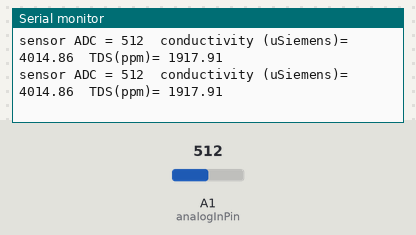
Simulated run of this sketch. Board: Arduino Uno, built with avr-gcc and run on an emulated ATmega328P. On the bench: the last lines printed to the serial monitor. The test bench sets the inputs (shaded band); at power-on: A1 (analogInPin) = 512.

Above: at 1.3 s.
1.4 s: A1 (analogInPin) set to 716
At 1.9 s:
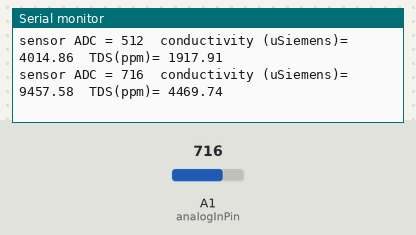
2.9 s: A1 (analogInPin) set to 900
At 3.5 s:
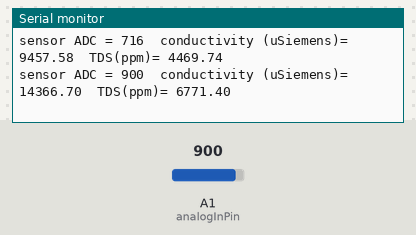
Timing chart, 0 to 5.9 s (numbered marks = the images above; inputs shaded):
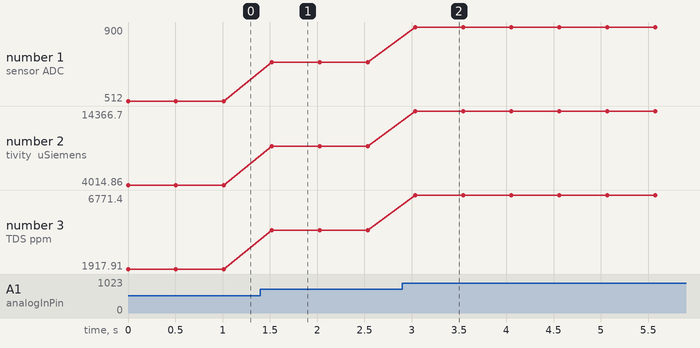

The sketch:

ecmeter.ino
```cpp
#define analogInPin  A1

int sensorValue;
float outputValueConductivity;
float outputValueTDS;

void setup() {
  Serial.begin(9600);
}

void loop() {
  sensorValue = analogRead(analogInPin);

  //outputValueConductivity = (0.2142*sensorValue)+494.93;
  outputValueConductivity = (26.68*sensorValue) - 9645.3;
  //outputValueConductivity = (2.8477*sensorValue) - 1007.9;

  //outputValueTDS = (0.3417*sensorValue)+281.08;
  outputValueTDS = (12.509*sensorValue) - 4486.7;
  //outputValueTDS = (5.6447*sensorValue) - 1989.2;

  //print the results to the serial monitor:
  Serial.print("sensor ADC = ");
  Serial.print(sensorValue);
  Serial.print("  conductivity (uSiemens)= ");
  Serial.print(outputValueConductivity);
  Serial.print("  TDS(ppm)= ");
  Serial.println(outputValueTDS);

  delay(500);
}
```

Measured:
- after the input at 1.4 s, the serial monitor: prints a new line after 0.12 s (image 1)
- after the input at 2.9 s, the serial monitor: prints a new line after 0.14 s (image 2)
- plotted number 1: 512 → 716 after the input at 1.4 s, 716 → 900 after the input at 2.9 s
- plotted number 2: 4014.86 → 9457.58 after the input at 1.4 s, 9457.58 → 14366.7 after the input at 2.9 s
- plotted number 3: 1917.91 → 4469.74 after the input at 1.4 s, 4469.74 → 6771.4 after the input at 2.9 s
